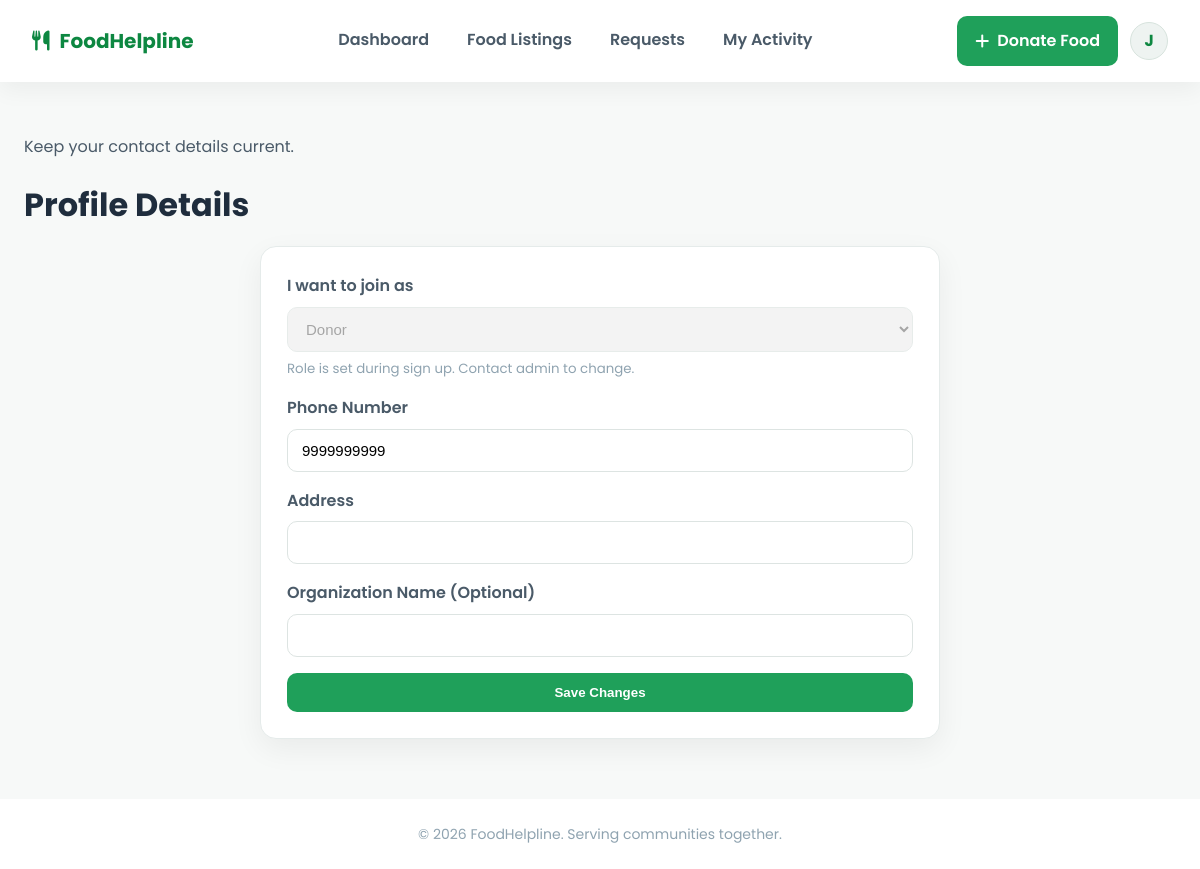
Screenshot of /profile.php (signed in) with the database file from the repository.
### tables this page shows
CREATE TABLE IF NOT EXISTS `users` (
  `id` int NOT NULL AUTO_INCREMENT,
  `name` varchar(100) DEFAULT NULL,
  `email` varchar(100) DEFAULT NULL,
  `phone` varchar(15) DEFAULT NULL,
  `address` varchar(255) DEFAULT NULL,
  `organization` varchar(255) DEFAULT NULL,
  `password` varchar(255) DEFAULT NULL,
  `role` enum('admin','donor','receiver','volunteer') DEFAULT NULL,
  `profile_completed` tinyint(1) NOT NULL DEFAULT '0',
  `status` tinyint DEFAULT '1',
  `created_at` timestamp NULL DEFAULT CURRENT_TIMESTAMP,
  PRIMARY KEY (`id`),
  UNIQUE KEY `email` (`email`)
);

### includes/helpers.php (called while the page is built, shortened)
<?php
function safe($value) {
    return htmlspecialchars($value ?? '', ENT_QUOTES, 'UTF-8');
}

### profile.php (the view, shortened to what this page needs)
<?php
$active = "";
include("includes/header.php");
include("includes/helpers.php");
?>
<section class="page">
    <div class="section-head" style="margin-bottom:10px;">
        <div>
            <p class="lead">Keep your contact details current.</p>
            <h1>Profile Details</h1>
        </div>
    </div>
    <div class="form-card">
        <form method="POST">
            <div class="form-group">
                <label>I want to join as</label>
                <select disabled>
                    <option><?php echo ucfirst($currentUser['role']); ?></option>
                </select>
                <small style="display:block;color:var(--gray-500);margin-top:6px;">Role is set during sign up. Contact admin to change.</small>
            </div>
            <div class="form-group">
                <label>Phone Number</label>
                <input type="text" name="phone" required value="<?php echo safe($currentUser['phone']); ?>" inputmode="numeric">
            </div>
            <div class="form-group">
                <label>Address</label>
                <input type="text" name="address" required value="<?php echo safe($currentUser['address']); ?>">
            </div>
            <div class="form-group">
                <label>Organization Name (Optional)</label>
                <input type="text" name="organization" value="<?php echo safe($currentUser['organization']); ?>">
            </div>
            <button type="submit" name="save_profile" class="btn primary full">Save Changes</button>
        </form>
    </div>
</section>
<?php include("includes/footer.php"); ?>

### includes/header.php (shortened to what this page needs)
<?php
include_once __DIR__ . '/db.php';
$active = $active ?? '';
$userStmt = $conn->prepare("SELECT * FROM users WHERE id = ? LIMIT 1");
$userStmt->execute([$_SESSION['user_id']]);
$currentUser = $userStmt->fetch(PDO::FETCH_ASSOC);
$firstInitial = strtoupper(substr($currentUser['name'], 0, 1));
?>
<!DOCTYPE html>
<html lang="en">
<head>
    <link rel="stylesheet" href="https://cdnjs.cloudflare.com/ajax/libs/font-awesome/6.4.2/css/all.min.css">
    <link rel="stylesheet" href="<?php echo BASE_URL; ?>assets/css/style.css">
</head>
<body class="app-body">
<header class="app-nav">
    <div class="brand">
        <a href="<?php echo BASE_URL; ?>dashboard.php">
            <i class="fas fa-utensils"></i>
            <span>FoodHelpline</span>
        </a>
    </div>
    <nav class="nav-links">
        <a class="<?php echo $active === 'dashboard' ? 'active' : ''; ?>" href="<?php echo BASE_URL; ?>dashboard.php">Dashboard</a>
        <a class="<?php echo $active === 'listings' ? 'active' : ''; ?>" href="<?php echo BASE_URL; ?>food_listings.php">Food Listings</a>
        <a class="<?php echo $active === 'requests' ? 'active' : ''; ?>" href="<?php echo BASE_URL; ?>requests.php">Requests</a>
        <a class="<?php echo $active === 'activity' ? 'active' : ''; ?>" href="<?php echo BASE_URL; ?>activity.php">My Activity</a>
    </nav>
    <div class="nav-cta">
        <?php if ($currentUser['role'] === 'receiver'): ?>
            <a class="btn ghost" href="<?php echo BASE_URL; ?>requests.php#new-request"><i class="far fa-heart"></i> Request Help</a>
        <?php elseif ($currentUser['role'] === 'donor'): ?>
            <a class="btn primary" href="<?php echo BASE_URL; ?>food_listings.php#donate"><i class="fas fa-plus"></i> Donate Food</a>
        <?php elseif ($currentUser['role'] === 'volunteer'): ?>
            <a class="btn ghost" href="<?php echo BASE_URL; ?>activity.php"><i class="fas fa-route"></i> View Tasks</a>
        <?php endif; ?>
        <div class="avatar" data-dropdown="user-menu">
            <?php echo htmlspecialchars($firstInitial); ?>
        </div>
    </div>
</header>
<main>

### assets/css/style.css (style rules this page uses)
:root { --green: #1fa05a; --green-dark: #0d8741; --yellow: #f4ad22; --red: #d94141; --gray-900: #1f2d3d; --gray-700: #4a5a68; --gray-500: #8fa3b0; --gray-300: #dce5eb; --gray-100: #f7f9f8; --card-shadow: 0 10px 30px rgba(0, 0, 0, 0.06); font-family: "Poppins", system-ui, -apple-system, sans-serif; }
* { box-sizing: border-box; margin: 0; padding: 0; }
body { background: var(--gray-100); color: var(--gray-900); line-height: 1.6; }
a { color: var(--green); text-decoration: none; }
.btn { display: inline-flex; align-items: center; gap: 8px; border: none; border-radius: 10px; padding: 12px 18px; font-weight: 600; cursor: pointer; transition: all 0.2s ease; text-decoration: none; }
.btn.primary { background: var(--green); color: #fff; }
.btn.full { width: 100%; justify-content: center; }
.app-body { min-height: 100vh; }
.app-nav { position: sticky; top: 0; z-index: 50; background: #fff; display: flex; align-items: center; justify-content: space-between; padding: 16px 32px; box-shadow: 0 8px 22px rgba(0, 0, 0, 0.05); }
.brand a { display: inline-flex; align-items: center; gap: 10px; font-size: 20px; font-weight: 700; color: var(--green-dark); }
.nav-links { display: flex; gap: 18px; }
.nav-links a { color: var(--gray-700); font-weight: 600; padding: 8px 10px; border-bottom: 2px solid transparent; }
.nav-cta { display: flex; align-items: center; gap: 12px; position: relative; }
.avatar { width: 38px; height: 38px; border-radius: 50%; background: #eef3f1; color: var(--green-dark); display: grid; place-items: center; font-weight: 700; cursor: pointer; border: 1px solid #d7e3dd; }
.page { max-width: 1200px; margin: 0 auto; padding: 32px 24px 60px; }
.page h1 { font-size: 32px; margin-bottom: 6px; }
.page p.lead { color: var(--gray-700); margin-bottom: 20px; }
.section-head { display: flex; justify-content: space-between; align-items: center; margin: 20px 0 12px; }
.form-card { max-width: 680px; margin: 0 auto; background: #fff; padding: 26px; border-radius: 16px; border: 1px solid #e5ebea; box-shadow: var(--card-shadow); }
.form-group { margin-bottom: 16px; }
.form-group label { display: block; font-weight: 600; margin-bottom: 8px; color: var(--gray-700); }
.form-group input, .form-group select, .form-group textarea { width: 100%; border: 1px solid #dde4e2; border-radius: 10px; padding: 12px 14px; font-size: 15px; outline: none; transition: border 0.2s ease, box-shadow 0.2s ease; }
.section-head { display: flex; justify-content: space-between; align-items: center; margin-bottom: 24px; }

### rows the page displays
users: name "J", role "Donor", phone "9999999999"
